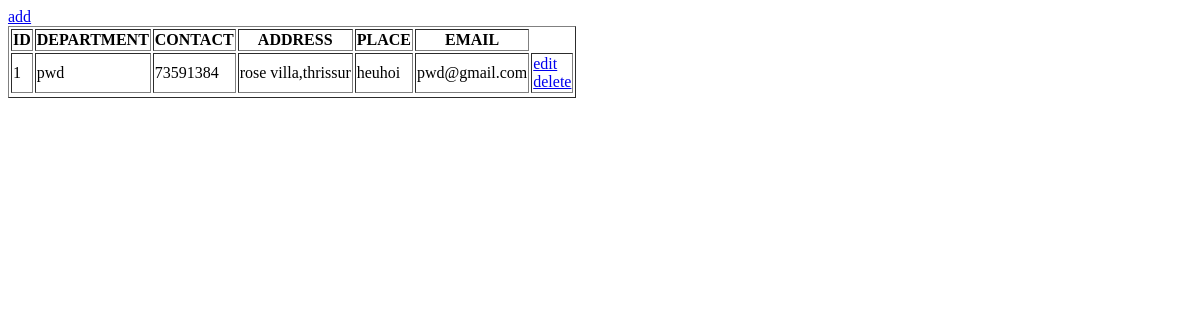
Page /manageauthority on the earlier database version.
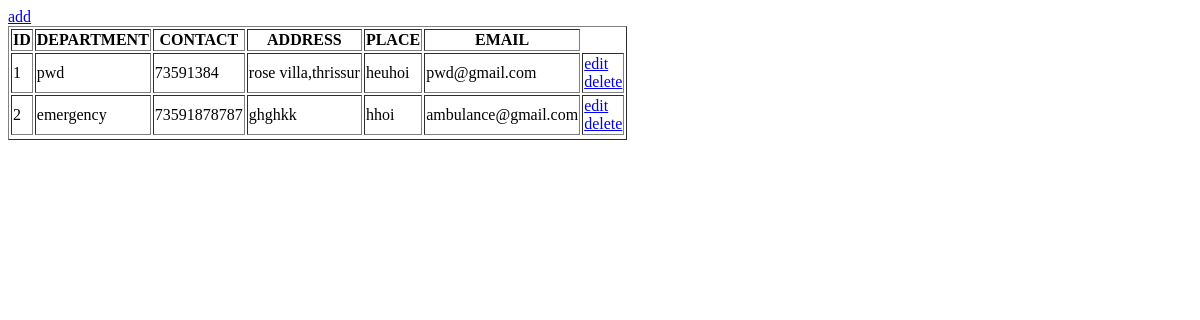
Same page on the later database version.
### roadapp/models.py (models this page shows)
class AuthorityTable(models.Model):
    LOGIN=models.ForeignKey(LoginTable,on_delete=models.CASCADE,null=True,blank=True)
    Email=models.CharField(max_length=50,null=True,blank=True)
    Phone=models.BigIntegerField(null=True,blank=True)
    Department=models.CharField(max_length=20,null=True,blank=True)
    Place=models.CharField(max_length=20,null=True,blank=True)
    Address=models.CharField(max_length=50,null=True,blank=True)

### roadapp/views.py (the view)
# urls.py: path('manageauthority', manageauthority.as_view(), name='manageauthority'),
class manageauthority(View):
    def get(self, request):
        obj = AuthorityTable.objects.all()
        return render(request, "Administration/manageauthority.html", {'val': obj})

### templates/Administration/manageauthority.html (shortened to what this page needs)
<!DOCTYPE html>
<html lang="en">
<head>
</head>
<body>
    <table border="1">
        <tr>
            <th>ID</th>
            <th>DEPARTMENT</th>
            <th>CONTACT</th>
            <th>ADDRESS</th>
            <th>PLACE  </th>
            <th>EMAIL</th>
        </tr>
        {% for i in val %}
        <tr>
            <td>{{ forloop.counter }}</td>
            <td>{{ i.Department }}</td>
            <td>{{ i.Phone}}</td>
            <td>{{ i.Address}}</td>
            <td>{{ i.Place}}</td>
            <td>{{ i.Email}}</td>
            <td>
                <a href="editauthority/{{i.LOGIN.id}}">edit</a><br>
                <a href="/deleteauthority/{{i.LOGIN.id}}">delete</a>
            </td>
        </tr>
        {% endfor %}
        <tr>
            <a href="/addauthority">add</a>
        </tr>
    </table>
</body>
</html>

Differences in the rows shown:
added AuthorityTable: Department "emergency", Phone "73591878787", Address "ghghkk", Place "hhoi", Email "ambulance@gmail.com"
